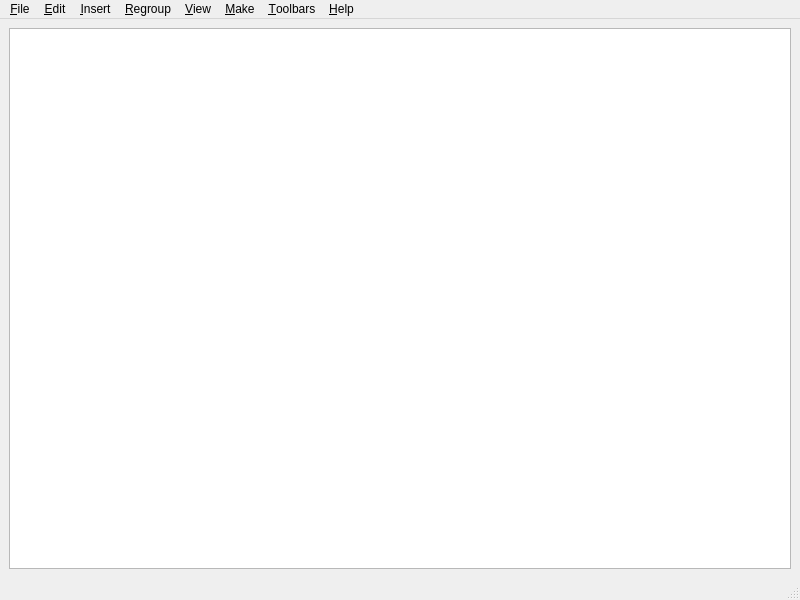
<?xml version="1.0" encoding="UTF-8"?>
<ui version="4.0">
 <class>MainWindow</class>
 <widget class="QMainWindow" name="MainWindow">
  <property name="geometry">
   <rect>
    <x>0</x>
    <y>0</y>
    <width>800</width>
    <height>600</height>
   </rect>
  </property>
  <property name="acceptDrops">
   <bool>true</bool>
  </property>
  <property name="windowTitle">
   <string>Workspace</string>
  </property>
  <widget class="QWidget" name="centralwidget">
   <layout class="QVBoxLayout" name="verticalLayout">
    <item>
     <widget class="QListView" name="documentItemsView">
      <property name="contextMenuPolicy">
       <enum>Qt::ContextMenuPolicy::CustomContextMenu</enum>
      </property>
      <property name="dragEnabled">
       <bool>true</bool>
      </property>
      <property name="dragDropMode">
       <enum>QAbstractItemView::DragDropMode::DragDrop</enum>
      </property>
      <property name="defaultDropAction">
       <enum>Qt::DropAction::MoveAction</enum>
      </property>
      <property name="selectionMode">
       <enum>QAbstractItemView::SelectionMode::ExtendedSelection</enum>
      </property>
      <property name="flow">
       <enum>QListView::Flow::LeftToRight</enum>
      </property>
      <property name="viewMode">
       <enum>QListView::ViewMode::IconMode</enum>
      </property>
      <property name="itemAlignment">
       <set>Qt::AlignmentFlag::AlignCenter</set>
      </property>
     </widget>
    </item>
   </layout>
  </widget>
  <widget class="QMenuBar" name="menubar">
   <property name="geometry">
    <rect>
     <x>0</x>
     <y>0</y>
     <width>800</width>
     <height>22</height>
    </rect>
   </property>
   <widget class="QMenu" name="menuFile">
    <property name="title">
     <string>&amp;File</string>
    </property>
    <addaction name="actionAddDocuments"/>
    <addaction name="actionClear"/>
    <addaction name="actionClose"/>
   </widget>
   <widget class="QMenu" name="menuEdit">
    <property name="title">
     <string>&amp;Edit</string>
    </property>
    <addaction name="actionUndo"/>
    <addaction name="actionRedo"/>
    <addaction name="separator"/>
    <addaction name="actionCloneSelection"/>
    <addaction name="actionRemoveSelection"/>
    <addaction name="actionReplaceSelection"/>
    <addaction name="actionRestoreRemovedItems"/>
    <addaction name="separator"/>
    <addaction name="actionCut"/>
    <addaction name="actionCopy"/>
    <addaction name="actionPaste"/>
    <addaction name="separator"/>
    <addaction name="actionRotate_Left"/>
    <addaction name="actionRotate_Right"/>
    <addaction name="separator"/>
    <addaction name="actionGroup"/>
    <addaction name="actionUngroup"/>
   </widget>
   <widget class="QMenu" name="menuInsert">
    <property name="title">
     <string>&amp;Insert</string>
    </property>
    <addaction name="actionInsert_PDF"/>
    <addaction name="actionInsert_Image"/>
    <addaction name="actionInsert_Empty_Page"/>
   </widget>
   <widget class="QMenu" name="menuView">
    <property name="title">
     <string>&amp;View</string>
    </property>
    <addaction name="actionSelect_None"/>
    <addaction name="actionSelect_All"/>
    <addaction name="actionSelect_Even"/>
    <addaction name="actionSelect_Odd"/>
    <addaction name="actionSelect_Portrait"/>
    <addaction name="actionSelect_Landscape"/>
    <addaction name="actionInvert_Selection"/>
    <addaction name="separator"/>
    <addaction name="actionZoom_In"/>
    <addaction name="actionZoom_Out"/>
    <addaction name="separator"/>
    <addaction name="actionShow_Document_Title_in_Items"/>
   </widget>
   <widget class="QMenu" name="menuMake">
    <property name="title">
     <string>&amp;Make</string>
    </property>
    <addaction name="actionUnited_Document"/>
    <addaction name="actionSeparate_to_Multiple_Documents"/>
    <addaction name="actionSeparate_to_Multiple_Documents_Grouped"/>
   </widget>
   <widget class="QMenu" name="menuHelp">
    <property name="title">
     <string>&amp;Help</string>
    </property>
    <addaction name="actionGet_Source"/>
    <addaction name="actionBecomeASponsor"/>
    <addaction name="actionAbout"/>
    <addaction name="actionPrepare_Icon_Theme"/>
   </widget>
   <widget class="QMenu" name="menuToolbars">
    <property name="title">
     <string>&amp;Toolbars</string>
    </property>
   </widget>
   <widget class="QMenu" name="menuRegroup">
    <property name="title">
     <string>&amp;Regroup</string>
    </property>
    <addaction name="actionRegroup_Even_Odd"/>
    <addaction name="actionRegroup_by_Page_Pairs"/>
    <addaction name="actionRegroup_by_Outline"/>
    <addaction name="actionRegroup_by_Alternating_Pages"/>
    <addaction name="actionRegroup_by_Alternating_Pages_Reversed_Order"/>
    <addaction name="actionRegroup_Reverse"/>
    <addaction name="actionInterleave_Halves"/>
   </widget>
   <addaction name="menuFile"/>
   <addaction name="menuEdit"/>
   <addaction name="menuInsert"/>
   <addaction name="menuRegroup"/>
   <addaction name="menuView"/>
   <addaction name="menuMake"/>
   <addaction name="menuToolbars"/>
   <addaction name="menuHelp"/>
  </widget>
  <widget class="QStatusBar" name="statusbar"/>
  <action name="actionAddDocuments">
   <property name="icon">
    <iconset resource="resources.qrc">
     <normaloff>:/pdfpagemaster/resources/open.svg</normaloff>:/pdfpagemaster/resources/open.svg</iconset>
   </property>
   <property name="text">
    <string>&amp;Add Documents...</string>
   </property>
   <property name="toolTip">
    <string>Add Documents</string>
   </property>
   <property name="shortcut">
    <string>Ctrl+O</string>
   </property>
  </action>
  <action name="actionClose">
   <property name="icon">
    <iconset resource="resources.qrc">
     <normaloff>:/pdfpagemaster/resources/close.svg</normaloff>:/pdfpagemaster/resources/close.svg</iconset>
   </property>
   <property name="text">
    <string>C&amp;lose</string>
   </property>
   <property name="shortcut">
    <string>Alt+F4</string>
   </property>
  </action>
  <action name="actionCloneSelection">
   <property name="icon">
    <iconset resource="resources.qrc">
     <normaloff>:/pdfpagemaster/resources/clone-selection.svg</normaloff>:/pdfpagemaster/resources/clone-selection.svg</iconset>
   </property>
   <property name="text">
    <string>Clone &amp;Selection</string>
   </property>
   <property name="shortcut">
    <string>Ctrl+L</string>
   </property>
  </action>
  <action name="actionRemoveSelection">
   <property name="icon">
    <iconset resource="resources.qrc">
     <normaloff>:/pdfpagemaster/resources/remove-selection.svg</normaloff>:/pdfpagemaster/resources/remove-selection.svg</iconset>
   </property>
   <property name="text">
    <string>Re&amp;move Selection</string>
   </property>
   <property name="shortcut">
    <string>Del</string>
   </property>
  </action>
  <action name="actionRestoreRemovedItems">
   <property name="icon">
    <iconset resource="resources.qrc">
     <normaloff>:/pdfpagemaster/resources/restore-removed-items.svg</normaloff>:/pdfpagemaster/resources/restore-removed-items.svg</iconset>
   </property>
   <property name="text">
    <string>Restore Removed &amp;Items</string>
   </property>
   <property name="shortcut">
    <string>Ctrl+Shift+R</string>
   </property>
  </action>
  <action name="actionInsert_PDF">
   <property name="icon">
    <iconset resource="resources.qrc">
     <normaloff>:/pdfpagemaster/resources/insert-page-from-pdf.svg</normaloff>:/pdfpagemaster/resources/insert-page-from-pdf.svg</iconset>
   </property>
   <property name="text">
    <string>Insert &amp;PDF</string>
   </property>
   <property name="toolTip">
    <string>Insert PDF</string>
   </property>
   <property name="shortcut">
    <string>Ctrl+I</string>
   </property>
  </action>
  <action name="actionInsert_Image">
   <property name="icon">
    <iconset resource="resources.qrc">
     <normaloff>:/pdfpagemaster/resources/insert-image.svg</normaloff>:/pdfpagemaster/resources/insert-image.svg</iconset>
   </property>
   <property name="text">
    <string>&amp;Insert Image</string>
   </property>
   <property name="shortcut">
    <string>Ctrl+Alt+I</string>
   </property>
  </action>
  <action name="actionInsert_Empty_Page">
   <property name="icon">
    <iconset resource="resources.qrc">
     <normaloff>:/pdfpagemaster/resources/insert-empty-page.svg</normaloff>:/pdfpagemaster/resources/insert-empty-page.svg</iconset>
   </property>
   <property name="text">
    <string>Insert &amp;Empty Page</string>
   </property>
   <property name="shortcut">
    <string>Ctrl+Shift+I</string>
   </property>
  </action>
  <action name="actionCut">
   <property name="icon">
    <iconset resource="resources.qrc">
     <normaloff>:/pdfpagemaster/resources/cut.svg</normaloff>:/pdfpagemaster/resources/cut.svg</iconset>
   </property>
   <property name="text">
    <string>Cu&amp;t</string>
   </property>
   <property name="shortcut">
    <string>Ctrl+X</string>
   </property>
  </action>
  <action name="actionCopy">
   <property name="icon">
    <iconset resource="resources.qrc">
     <normaloff>:/pdfpagemaster/resources/copy.svg</normaloff>:/pdfpagemaster/resources/copy.svg</iconset>
   </property>
   <property name="text">
    <string>&amp;Copy</string>
   </property>
   <property name="shortcut">
    <string>Ctrl+C</string>
   </property>
  </action>
  <action name="actionPaste">
   <property name="icon">
    <iconset resource="resources.qrc">
     <normaloff>:/pdfpagemaster/resources/paste.svg</normaloff>:/pdfpagemaster/resources/paste.svg</iconset>
   </property>
   <property name="text">
    <string>&amp;Paste</string>
   </property>
   <property name="shortcut">
    <string>Ctrl+V</string>
   </property>
  </action>
  <action name="actionReplaceSelection">
   <property name="icon">
    <iconset resource="resources.qrc">
     <normaloff>:/pdfpagemaster/resources/replace-selection.svg</normaloff>:/pdfpagemaster/resources/replace-selection.svg</iconset>
   </property>
   <property name="text">
    <string>Repl&amp;ace Selection</string>
   </property>
   <property name="shortcut">
    <string>Ctrl+Alt+R</string>
   </property>
  </action>
  <action name="actionSelect_None">
   <property name="icon">
    <iconset resource="resources.qrc">
     <normaloff>:/pdfpagemaster/resources/select-none.svg</normaloff>:/pdfpagemaster/resources/select-none.svg</iconset>
   </property>
   <property name="text">
    <string>Select &amp;None</string>
   </property>
   <property name="shortcut">
    <string>Ctrl+N</string>
   </property>
  </action>
  <action name="actionSelect_All">
   <property name="icon">
    <iconset resource="resources.qrc">
     <normaloff>:/pdfpagemaster/resources/select-all.svg</normaloff>:/pdfpagemaster/resources/select-all.svg</iconset>
   </property>
   <property name="text">
    <string>Select &amp;All</string>
   </property>
   <property name="shortcut">
    <string>Ctrl+A</string>
   </property>
  </action>
  <action name="actionSelect_Even">
   <property name="icon">
    <iconset resource="resources.qrc">
     <normaloff>:/pdfpagemaster/resources/select-even.svg</normaloff>:/pdfpagemaster/resources/select-even.svg</iconset>
   </property>
   <property name="text">
    <string>Select &amp;Even</string>
   </property>
   <property name="shortcut">
    <string>F9</string>
   </property>
  </action>
  <action name="actionSelect_Odd">
   <property name="icon">
    <iconset resource="resources.qrc">
     <normaloff>:/pdfpagemaster/resources/select-odd.svg</normaloff>:/pdfpagemaster/resources/select-odd.svg</iconset>
   </property>
   <property name="text">
    <string>Select &amp;Odd</string>
   </property>
   <property name="shortcut">
    <string>F10</string>
   </property>
  </action>
  <action name="actionSelect_Portrait">
   <property name="icon">
    <iconset resource="resources.qrc">
     <normaloff>:/pdfpagemaster/resources/select-portrait.svg</normaloff>:/pdfpagemaster/resources/select-portrait.svg</iconset>
   </property>
   <property name="text">
    <string>Select &amp;Portrait</string>
   </property>
   <property name="shortcut">
    <string>F11</string>
   </property>
  </action>
  <action name="actionSelect_Landscape">
   <property name="icon">
    <iconset resource="resources.qrc">
     <normaloff>:/pdfpagemaster/resources/select-landscape.svg</normaloff>:/pdfpagemaster/resources/select-landscape.svg</iconset>
   </property>
   <property name="text">
    <string>Select &amp;Landscape</string>
   </property>
   <property name="shortcut">
    <string>F12</string>
   </property>
  </action>
  <action name="actionRotate_Right">
   <property name="icon">
    <iconset resource="resources.qrc">
     <normaloff>:/pdfpagemaster/resources/rotate-right.svg</normaloff>:/pdfpagemaster/resources/rotate-right.svg</iconset>
   </property>
   <property name="text">
    <string>Rotate &amp;Right</string>
   </property>
   <property name="shortcut">
    <string>F4</string>
   </property>
  </action>
  <action name="actionRotate_Left">
   <property name="icon">
    <iconset resource="resources.qrc">
     <normaloff>:/pdfpagemaster/resources/rotate-left.svg</normaloff>:/pdfpagemaster/resources/rotate-left.svg</iconset>
   </property>
   <property name="text">
    <string>Rotate &amp;Left</string>
   </property>
   <property name="shortcut">
    <string>Shift+F4</string>
   </property>
  </action>
  <action name="actionZoom_In">
   <property name="icon">
    <iconset resource="resources.qrc">
     <normaloff>:/pdfpagemaster/resources/zoom-in.svg</normaloff>:/pdfpagemaster/resources/zoom-in.svg</iconset>
   </property>
   <property name="text">
    <string>&amp;Zoom In</string>
   </property>
   <property name="shortcut">
    <string>Ctrl++</string>
   </property>
  </action>
  <action name="actionZoom_Out">
   <property name="icon">
    <iconset resource="resources.qrc">
     <normaloff>:/pdfpagemaster/resources/zoom-out.svg</normaloff>:/pdfpagemaster/resources/zoom-out.svg</iconset>
   </property>
   <property name="text">
    <string>Zoo&amp;m Out</string>
   </property>
   <property name="shortcut">
    <string>Ctrl+-</string>
   </property>
  </action>
  <action name="actionGet_Source">
   <property name="icon">
    <iconset resource="resources.qrc">
     <normaloff>:/pdfpagemaster/resources/get-source.svg</normaloff>:/pdfpagemaster/resources/get-source.svg</iconset>
   </property>
   <property name="text">
    <string>&amp;Get Source</string>
   </property>
  </action>
  <action name="actionAbout">
   <property name="icon">
    <iconset resource="resources.qrc">
     <normaloff>:/pdfpagemaster/resources/about.svg</normaloff>:/pdfpagemaster/resources/about.svg</iconset>
   </property>
   <property name="text">
    <string>&amp;About...</string>
   </property>
   <property name="shortcut">
    <string>F1</string>
   </property>
  </action>
  <action name="actionUnited_Document">
   <property name="icon">
    <iconset resource="resources.qrc">
     <normaloff>:/pdfpagemaster/resources/make-united-document.svg</normaloff>:/pdfpagemaster/resources/make-united-document.svg</iconset>
   </property>
   <property name="text">
    <string>&amp;United Document...</string>
   </property>
   <property name="shortcut">
    <string>F5</string>
   </property>
  </action>
  <action name="actionSeparate_to_Multiple_Documents">
   <property name="icon">
    <iconset resource="resources.qrc">
     <normaloff>:/pdfpagemaster/resources/make-separated-document.svg</normaloff>:/pdfpagemaster/resources/make-separated-document.svg</iconset>
   </property>
   <property name="text">
    <string>&amp;Separate to Multiple Documents...</string>
   </property>
   <property name="shortcut">
    <string>F6</string>
   </property>
  </action>
  <action name="actionSeparate_to_Multiple_Documents_Grouped">
   <property name="icon">
    <iconset resource="resources.qrc">
     <normaloff>:/pdfpagemaster/resources/make-separated-document-from-groups.svg</normaloff>:/pdfpagemaster/resources/make-separated-document-from-groups.svg</iconset>
   </property>
   <property name="text">
    <string>Separate to Multiple Documents (&amp;Grouped)...</string>
   </property>
   <property name="shortcut">
    <string>F7</string>
   </property>
  </action>
  <action name="actionGroup">
   <property name="icon">
    <iconset resource="resources.qrc">
     <normaloff>:/pdfpagemaster/resources/group.svg</normaloff>:/pdfpagemaster/resources/group.svg</iconset>
   </property>
   <property name="text">
    <string>&amp;Group</string>
   </property>
   <property name="shortcut">
    <string>Ctrl+G</string>
   </property>
  </action>
  <action name="actionUngroup">
   <property name="icon">
    <iconset resource="resources.qrc">
     <normaloff>:/pdfpagemaster/resources/ungroup.svg</normaloff>:/pdfpagemaster/resources/ungroup.svg</iconset>
   </property>
   <property name="text">
    <string>U&amp;ngroup</string>
   </property>
   <property name="shortcut">
    <string>Ctrl+Shift+G</string>
   </property>
  </action>
  <action name="actionClear">
   <property name="icon">
    <iconset resource="resources.qrc">
     <normaloff>:/pdfpagemaster/resources/clear.svg</normaloff>:/pdfpagemaster/resources/clear.svg</iconset>
   </property>
   <property name="text">
    <string>&amp;Clear</string>
   </property>
   <property name="shortcut">
    <string>Ctrl+W</string>
   </property>
  </action>
  <action name="actionRegroup_Even_Odd">
   <property name="icon">
    <iconset resource="resources.qrc">
     <normaloff>:/pdfpagemaster/resources/regroup-even-odd.svg</normaloff>:/pdfpagemaster/resources/regroup-even-odd.svg</iconset>
   </property>
   <property name="text">
    <string>Regroup by &amp;Even/Odd Pages</string>
   </property>
  </action>
  <action name="actionRegroup_Reverse">
   <property name="icon">
    <iconset resource="resources.qrc">
     <normaloff>:/pdfpagemaster/resources/regroup-reverse.svg</normaloff>:/pdfpagemaster/resources/regroup-reverse.svg</iconset>
   </property>
   <property name="text">
    <string>Regroup by Re&amp;verse</string>
   </property>
  </action>
  <action name="actionRegroup_by_Page_Pairs">
   <property name="icon">
    <iconset resource="resources.qrc">
     <normaloff>:/pdfpagemaster/resources/regroup-pairs.svg</normaloff>:/pdfpagemaster/resources/regroup-pairs.svg</iconset>
   </property>
   <property name="text">
    <string>Regroup by &amp;Page Pairs</string>
   </property>
  </action>
  <action name="actionRegroup_by_Outline">
   <property name="icon">
    <iconset resource="resources.qrc">
     <normaloff>:/pdfpagemaster/resources/regroup-outline.svg</normaloff>:/pdfpagemaster/resources/regroup-outline.svg</iconset>
   </property>
   <property name="text">
    <string>Regroup by &amp;Outline</string>
   </property>
  </action>
  <action name="actionRegroup_by_Alternating_Pages">
   <property name="icon">
    <iconset resource="resources.qrc">
     <normaloff>:/pdfpagemaster/resources/regroup-alternating.svg</normaloff>:/pdfpagemaster/resources/regroup-alternating.svg</iconset>
   </property>
   <property name="text">
    <string>Regroup by &amp;Alternating Pages</string>
   </property>
  </action>
  <action name="actionRegroup_by_Alternating_Pages_Reversed_Order">
   <property name="icon">
    <iconset resource="resources.qrc">
     <normaloff>:/pdfpagemaster/resources/regroup-alternating-reversed.svg</normaloff>:/pdfpagemaster/resources/regroup-alternating-reversed.svg</iconset>
   </property>
   <property name="text">
    <string>Regroup by Alternating Pages (&amp;Reversed Order)</string>
   </property>
  </action>
  <action name="actionInterleave_Halves">
   <property name="text">
    <string>&amp;Interleave Halves (Scan Fix)</string>
   </property>
   <property name="toolTip">
    <string>Interleave first half with second half (for scanned odd/even pages)</string>
   </property>
  </action>
  <action name="actionInvert_Selection">
   <property name="icon">
    <iconset resource="resources.qrc">
     <normaloff>:/pdfpagemaster/resources/invert-selection.svg</normaloff>:/pdfpagemaster/resources/invert-selection.svg</iconset>
   </property>
   <property name="text">
    <string>&amp;Invert Selection</string>
   </property>
  </action>
  <action name="actionUndo">
   <property name="icon">
    <iconset resource="resources.qrc">
     <normaloff>:/pdfpagemaster/resources/undo.svg</normaloff>:/pdfpagemaster/resources/undo.svg</iconset>
   </property>
   <property name="text">
    <string>&amp;Undo</string>
   </property>
   <property name="shortcut">
    <string>Ctrl+Z</string>
   </property>
  </action>
  <action name="actionRedo">
   <property name="icon">
    <iconset resource="resources.qrc">
     <normaloff>:/pdfpagemaster/resources/redo.svg</normaloff>:/pdfpagemaster/resources/redo.svg</iconset>
   </property>
   <property name="text">
    <string>Re&amp;do</string>
   </property>
   <property name="shortcut">
    <string>Ctrl+Y</string>
   </property>
  </action>
  <action name="actionPrepare_Icon_Theme">
   <property name="text">
    <string>&amp;Prepare Icon Theme</string>
   </property>
  </action>
  <action name="actionBecomeASponsor">
   <property name="icon">
    <iconset resource="resources.qrc">
     <normaloff>:/pdfpagemaster/resources/wallet.svg</normaloff>:/pdfpagemaster/resources/wallet.svg</iconset>
   </property>
   <property name="text">
    <string>Become a &amp;Sponsor</string>
   </property>
  </action>
  <action name="actionShow_Document_Title_in_Items">
   <property name="checkable">
    <bool>true</bool>
   </property>
   <property name="text">
    <string>Show Document Title in Items</string>
   </property>
   <property name="menuRole">
    <enum>QAction::MenuRole::NoRole</enum>
   </property>
  </action>
 </widget>
 <resources>
  <include location="resources.qrc"/>
 </resources>
 <connections/>
</ui>
